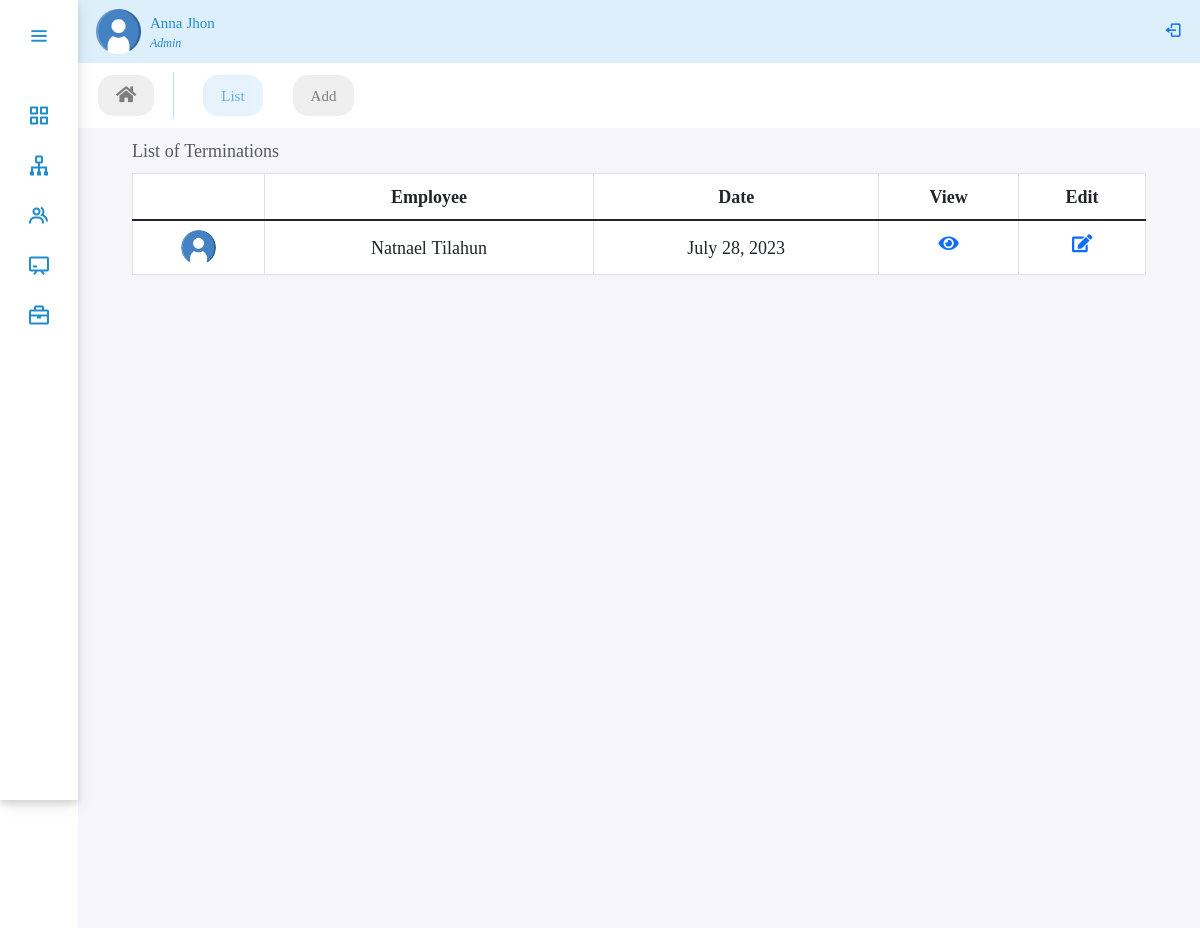
/panel/termination, run on an earlier commit of the app's database.
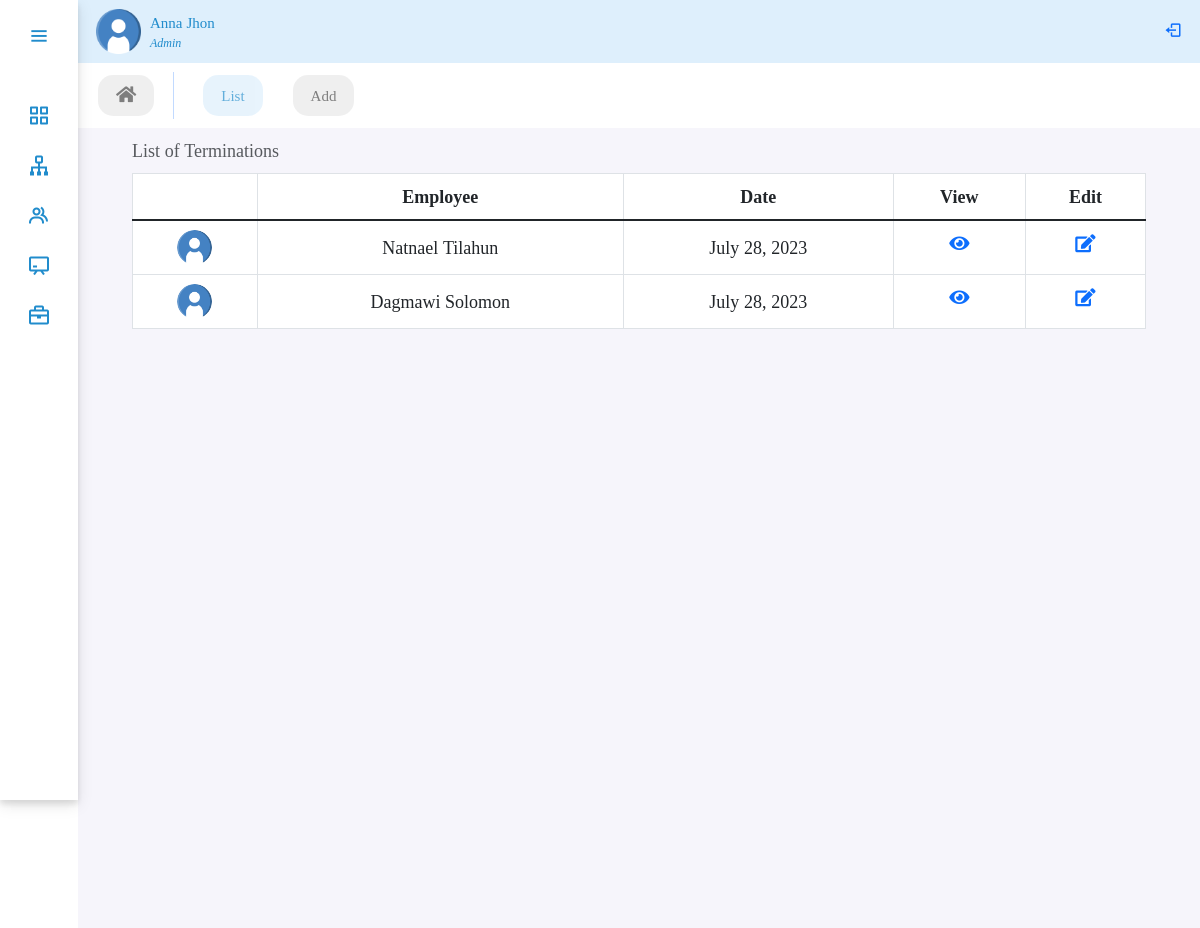
And on a later commit of the database.
### performance/models.py (models this page shows, shortened)
class Termination(models.Model):
    employee = models.ForeignKey(
        Employee, on_delete=models.SET_NULL, null=True)
    date_of_termination = models.DateField(null=True)
    reason = models.CharField(max_length=100, null=True)
    note = models.TextField(blank=True, null=True)

class Employee(models.Model):
    user = models.OneToOneField(
        CustomUser, on_delete=models.CASCADE, null=True, related_name='user')
    GENDER_CHOICES = (
        ('M', 'Male'),
        ('F', 'Female'),
    )
    MARITAL_STATUS_CHOICES = (
        ('S', 'Single'),
        ('M', 'Married'),
        ('D', 'Divorced'),
        ('W', 'Widowed'),
    )
    EMPLOYMENT_TYPE_CHOICES = (
        ('fulltime_permanent', 'Fulltime Permanent'),
        ('fulltime_probation', 'Fulltime Probation'),
        ('part_time_contract', 'Part Time Contract'),
    )
    STATUS_CHOICES = (
        ('A', 'Active'),
        ('IN', 'Inactive'),
    )
    avatar = models.ImageField(upload_to='avatar/', null=True, blank=True)
    gender = models.CharField(max_length=1, choices=GENDER_CHOICES, null=True)
    dob = models.DateField(blank=True, null=True)
    nationality = models.CharField(max_length=100, null=True, blank=True)
    marital_status = models.CharField(
        max_length=50, choices=MARITAL_STATUS_CHOICES, null=True, blank=True)
    phone_number = models.CharField(max_length=20, null=True, blank=True)
    email = models.EmailField(max_length=254)
    address = models.CharField(max_length=100, null=True, blank=True)
    joined_date = models.DateField(null=True)
    department = models.ForeignKey(
        Department, on_delete=models.SET_NULL, null=True, blank=True)
    designation = models.ForeignKey(
        Designation, on_delete=models.SET_NULL, null=True)
    employment_type = models.CharField(
        max_length=20, choices=EMPLOYMENT_TYPE_CHOICES, null=True)
    salary = models.DecimalField(
        max_digits=10, decimal_places=2, null=True, blank=True)
    promotion_designation = models.ForeignKey(
        Designation, on_delete=models.SET_NULL, related_name='promotion', null=True, blank=True)
    manager = models.ForeignKey(
        CustomUser, on_delete=models.SET_NULL, null=True, blank=True)
    created_at = models.DateTimeField(auto_now_add=True, null=True, blank=True)
    updated_at = models.DateTimeField(auto_now=True, null=True, blank=True)
    status = models.CharField(max_length=50, null=True, choices=STATUS_CHOICES)
    note = models.TextField(blank=True, null=True)

class CustomUser(AbstractBaseUser, PermissionsMixin):
    user_id = models.CharField(max_length=10, unique=True)
    first_name = models.CharField(max_length=30)
    last_name = models.CharField(max_length=30)
    is_active = models.BooleanField(default=True)
    is_manager = models.BooleanField(default=False)
    is_employee = models.BooleanField(default=False)
    is_admin = models.BooleanField(default=False)
    is_staff = models.BooleanField(default=False)
    is_superuser = models.BooleanField(default=False)
    objects = UserManager()
    USERNAME_FIELD = 'user_id'
    REQUIRED_FIELDS = ['first_name', 'last_name']

### performance/views.py (the view)
# urls.py: path('panel/termination', views.TerminationListView.as_view(), name='termination'),
class TerminationListView(ListView):
    model = Termination
    template_name = 'performance/termination/termination.html'
    context_object_name = 'terminated'

### performance/templates/performance/termination/termination.html (shortened to what this page needs)
{% extends 'performance/adminPanel.html' %}
{% load static %}
{% block body %}
<ul class="nav panelNav fw-medium">
    <li class="nav-item">
        <a class="nav-link" href="{% url 'dashboard' %}"><i class="fa fa-home"></i></a>
    </li>
    <li class="nav-item">
        <a class="nav-link active" href="{% url 'termination' %}"> List</a>
    </li>
    <li class="nav-item">
        <a class="nav-link" href="{% url 'termination_create' %}">Add</a>
    </li>
</ul>
<div class="table-responsive table-hover home-section px-lg-5">
    <table class="table table-bordered caption-top">
        <caption>List of Terminations</caption>
        <thead>
            <tr>
            <th class="text-center" scope="col"></th>
            <th class="text-center" scope="col">Employee</th>
            <th class="text-center" scope="col">Date</th>
            <th class="text-center" scope="col">View</th>
            <th class="text-center" scope="col">Edit</th>
            </tr>
        </thead>
        <tbody class="table-group-divider">
            {% for employee in terminated %}
            <tr>
                <td class="text-center"><img src="/media/avatar/user.png" style="width:35px; height:35px; border-radius: 100%;"></td>
                <td class="align-middle text-center">{{employee.employee.user.first_name}} {{employee.employee.user.last_name}}</td>
                <td class="align-middle text-center">{{employee.date_of_termination}}</td>
                <td class="text-center"><a href="{% url 'employee_detail' employee.id %}"><i class="fas fa-eye" ></i></a></td>
                <td class="text-center"><a href="{% url 'termination_update' employee.id %}" ><i class="fas fa-edit"></i></a></td>
            </tr>
            {%endfor%}
        </tbody>
    </table>
</div>
{% endblock body %}

What changed in the data, as far as the page shows it:
added Termination: employee.user.first_name "Dagmawi", employee.user.last_name "Solomon", date_of_termination "July 28, 2023"
